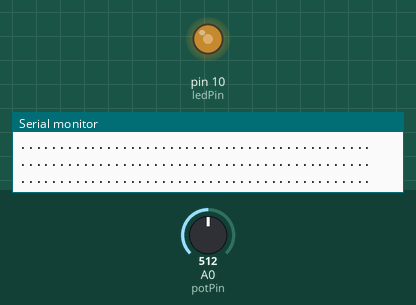
This sketch was run on a simulated Arduino Uno, built with avr-gcc and run on an emulated ATmega328P. Shown: output pins drawn as LEDs (lit = HIGH), the last lines printed to the serial monitor. The inputs (shaded band) are chosen by the test bench; at power-on: A0 (potPin) = 512.

Above: at 1.2 s.
1.3 s: A0 (potPin) set to 716
At 2.5 s:
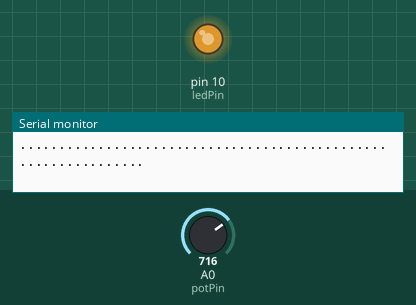
2.8 s: A0 (potPin) set to 900
At 3.5 s:
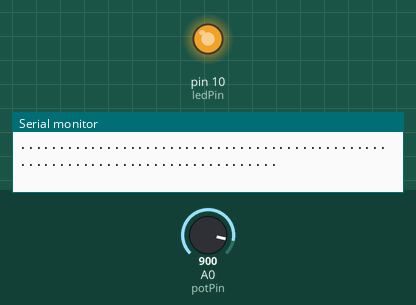
4.3 s: A0 (potPin) set to 122
At 4.7 s:
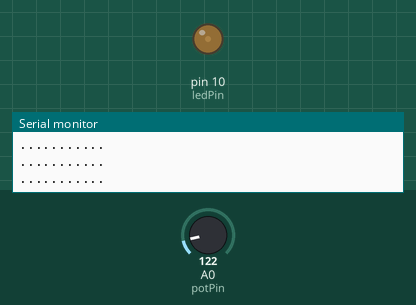
5.8 s: A0 (potPin) set to 0
At 6.4 s:
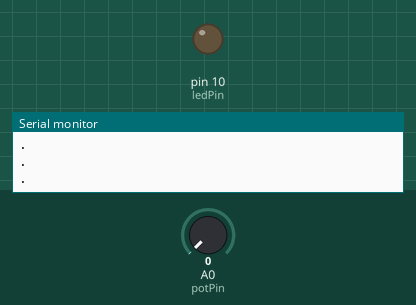
7.3 s: A0 (potPin) set to 511
At 7.9 s:
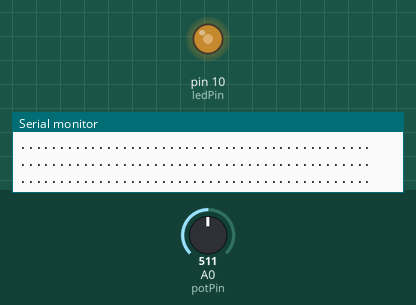
Timing chart, 0 to 9.8 s (numbered marks = the images above; inputs shaded):
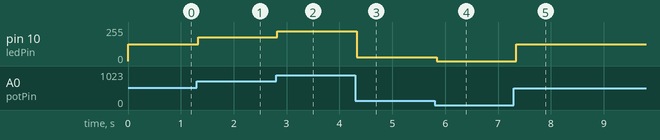

The sketch:

led_potenziometro.ino
```cpp
/*
var1 = analogRead(pin)
var2 = map(var1 fromMin, fromMax, toMin, toMax)
analogWrite()
*/
int variabileLeggi, output;
const int potPin=A0, ledPin=10;

void setup() {
  Serial.begin(500000);
  pinMode(ledPin, OUTPUT);
  pinMode(potPin, INPUT);
}

void loop() {
  variabileLeggi = analogRead(potPin);
  output = map(variabileLeggi, 0, 1023, 0, 255);
  analogWrite(ledPin, output);
  //Serial.println(output);
  scriviPunti(output);
  delay(50);
}

void scriviPunti(int output){
  int nPunti = map(output, 0, 255, 0, 90);
  for(int i=0; i<=nPunti; i++) {
    Serial.print(".");
  }
  Serial.println("");
}
```

Measured:
- after the input at 1.3 s, pin 10 (ledPin): 127/255 → 178/255 at once
- after the input at 2.8 s, pin 10 (ledPin): 178/255 → 224/255 at once
- after the input at 4.3 s, pin 10 (ledPin): 224/255 → 30/255 at once
- after the input at 5.8 s, pin 10 (ledPin): 30/255 → 0/255 at once
- after the input at 7.3 s, pin 10 (ledPin): 0/255 → 127/255 after 0.05 s
